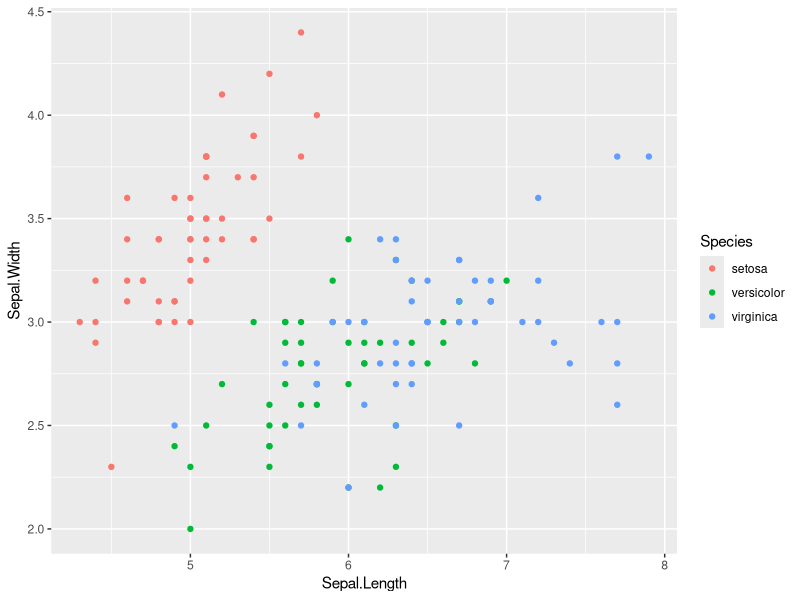
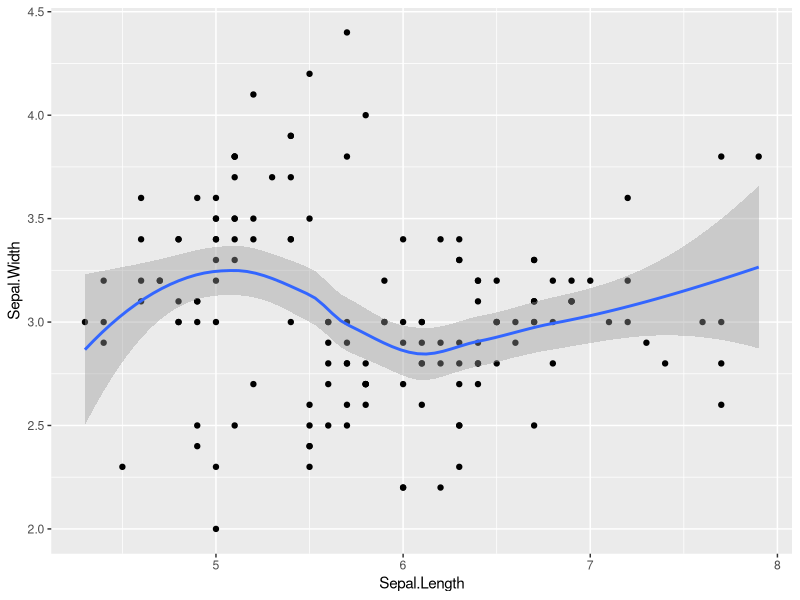
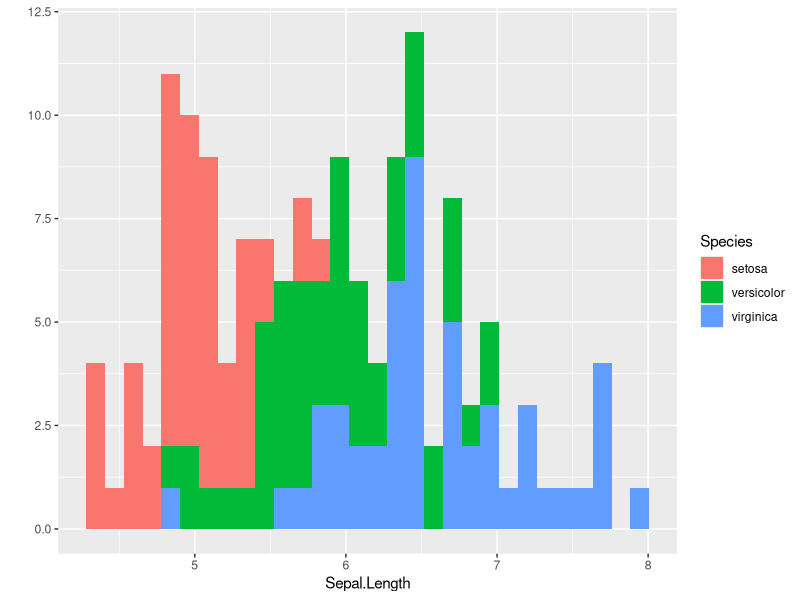
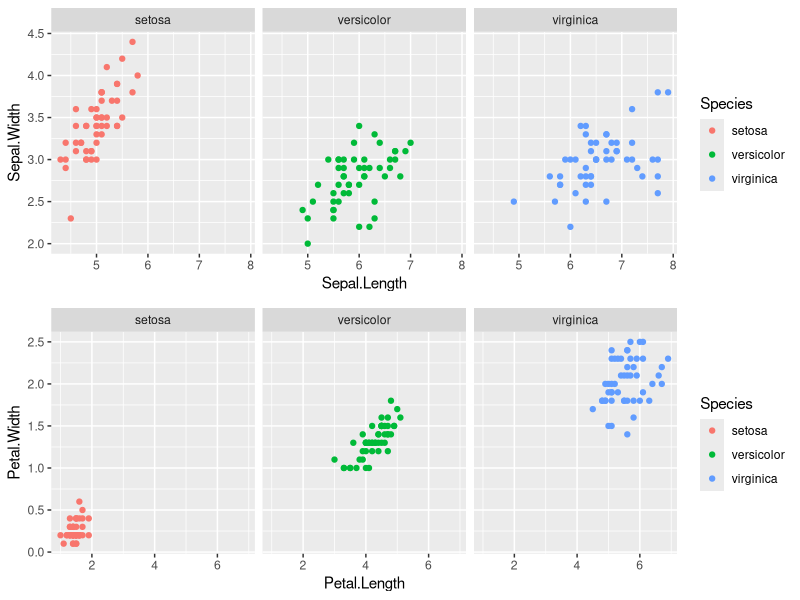

These figures' R source, in order:
#Load library
library(data.table)
library(ggplot2)
library(gridExtra)

#Load data
set.seed(20L)
DT <- data.table(iris)
attach(DT)

#Data exploration with qplot
str(DT)

#Sepal length of differnt species plants against Sepal width
qplot(x = Sepal.Length, y = Sepal.Width , data = DT, color = Species)

# Adding smooth geom
qplot(x = Sepal.Length, y = Sepal.Width , data = DT, geom = c("point","smooth"))

#Histogram of sepal length frequency 
qplot(Sepal.Length, data = DT, fill = Species)

#Scatterplots with facets
par(mfrow=c(2,2))
plot1 <- qplot(Sepal.Length,Sepal.Width, data = DT, facets = .~ Species,color = Species)
plot2 <- qplot(Petal.Length,Petal.Width, data = DT, facets = .~ Species,color = Species)
grid.arrange(plot1, plot2)

